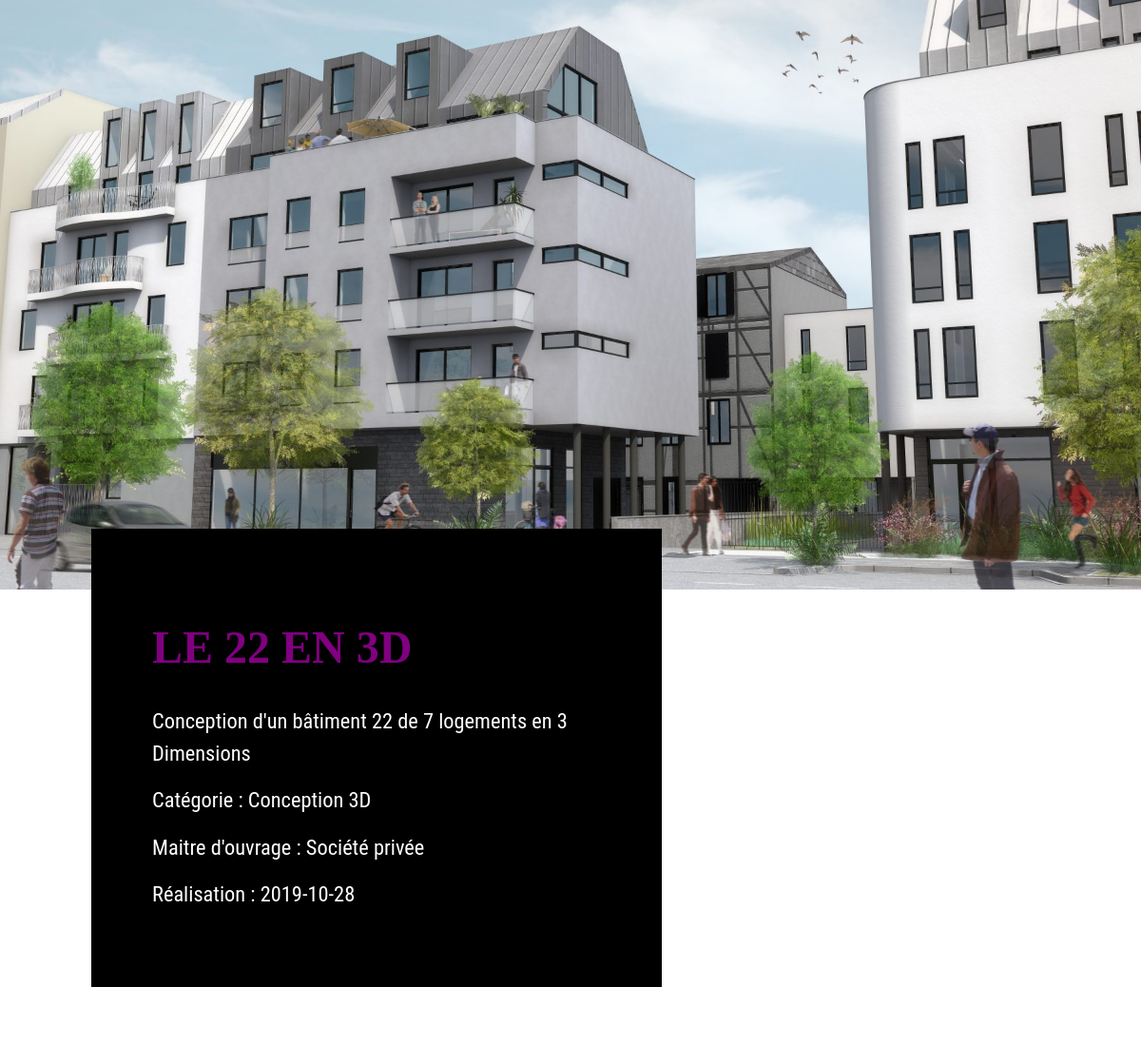
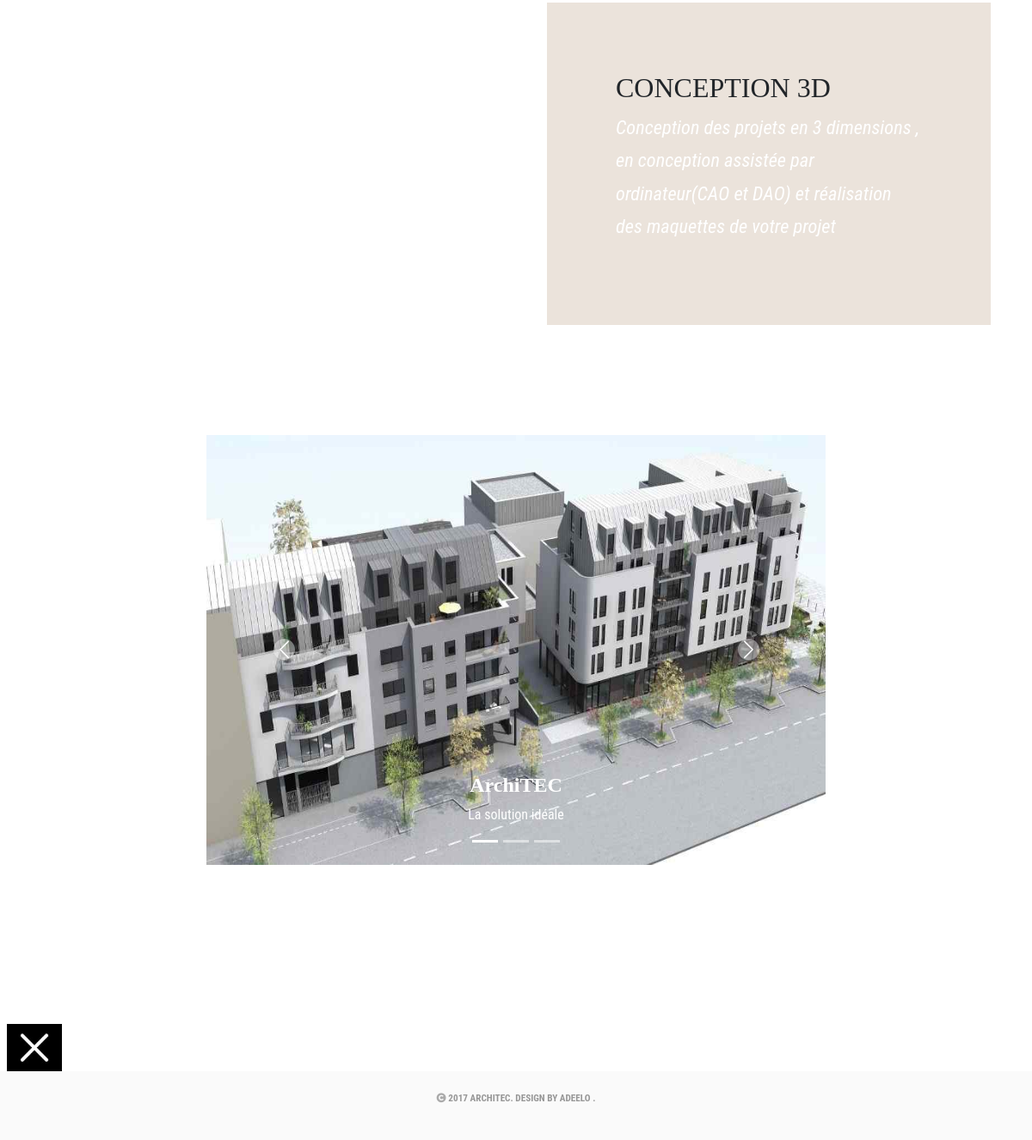
Screenshot of /src/frontOffice/infoProjet.php?id=9 with the database file from the repository (2 pictures, top to bottom).
### tables this page shows
CREATE TABLE `projets` (
  `pro_id` int(11) NOT NULL,
  `pro_title` varchar(150) NOT NULL,
  `pro_description` varchar(255) NOT NULL,
  `img_name` varchar(150) NOT NULL,
  `pro_date` date NOT NULL,
  `pro_owner` varchar(150) NOT NULL,
  `pro_category` int(11) NOT NULL
);

CREATE TABLE `category` (
  `cat_id` int(11) NOT NULL,
  `cat_title` varchar(50) NOT NULL,
  `cat_description` varchar(255) NOT NULL,
  `cat_img` varchar(150) NOT NULL
);

### src/frontOffice/infoProjet.php (called while the page is built, shortened)
<?php
require('../../lib/bdd.php');
$idProjet = $_GET['id'];
$dbh = dbConnexion();
$Projet = dbSelectOne($dbh ,"SELECT projets.*, category.cat_title, category.cat_description
                        FROM `projets`
                            JOIN `category`
                        ON projets.pro_category = category.cat_id
                            WHERE `pro_id` = :id", ['id' => $idProjet]);
$photos = dbSelectAll($dbh, "SELECT photos.*, photos.photo_name
                                FROM `photos`
                                    JOIN `projets`
            	                ON photos.photo_projet = projets.pro_id
                                    WHERE `pro_id` = :id", ['id' => $idProjet]);
if(!isset($photo1) && !isset($photo2) && !isset($photo3)) {
    $photo1 = $photos[0];
}
include('../../views/frontOffice/'. LAYOUT . '.phtml');

### lib/bdd.php (called while the page is built, shortened)
<?php
function dbSelectAll(PDO $dbh , string $sql, array $params = []) : array
{
    $sth = $dbh->prepare($sql);
    $sth->execute($params);
    return $sth->fetchAll(PDO::FETCH_ASSOC);
}
function dbSelectOne(PDO $dbh , string $sql, array $params = [])
{
    $sth = $dbh->prepare($sql);
    $sth->execute($params);
    return $sth->fetch(PDO::FETCH_ASSOC);
}

### views/frontOffice/infoProjet.phtml (the view, shortened to what this page needs)
<?php require_once('_header.phtml'); ?>
<main class="containerProjet">
    <?php if(!isset($_GET['id']) && $_GET['id'] <= 0 && $Projet['img_name'] == ''): ?>
        <p>Désolé, aucun Projet correspond à votre recherche.</p>
    <?php else: ?>
        <img src="../../assets/images/image_principale/<?= $Projet['img_name'] ?>" class="imageProjet" alt="image principale du projet">
        <article class="descriptionProjet">
            <h1><?= htmlspecialchars($Projet['pro_title']) ?></h1>
            <p><?= htmlspecialchars($Projet['pro_description']) ?></p>
            <p>Catégorie : <?= htmlspecialchars($Projet['cat_title']) ?></p>
            <p>Maitre d'ouvrage : <?= htmlspecialchars($Projet['pro_owner']) ?></p>
            <p>Réalisation : <?= htmlspecialchars($Projet['pro_date']) ?></p>
        </article>
        <article class="descriptionCategorie">
            <h2><?= htmlspecialchars($Projet['cat_title']) ?></h2>
            <p><?= htmlspecialchars($Projet['cat_description']) ?></p>
        </article>
    <?php endif; ?>
    <?php if(!isset($photo1) && !isset($photo2) && !isset($photo3)) : ?>
        <p>Désolé, Nous n'avons pas encore rajouter des photos démonstratives de ce projet.</p>
    <?php else: ?>
        <div id="demo" class="carousel slide" data-bs-ride="carousel">
            <div class="carousel-indicators">
                <button type="button" data-bs-target="#demo" data-bs-slide-to="0" class="active"></button>
                <button type="button" data-bs-target="#demo" data-bs-slide-to="1"></button>
                <button type="button" data-bs-target="#demo" data-bs-slide-to="2"></button>
            </div>
            <div class="carousel-inner">
                <div class="carousel-item active">
                    <img src="../../uploads/img_projets/<?= $photo1['photo_name'] ?>" alt="photo projet" class="d-block">
                    <div class="carousel-caption">
                        <h3>ArchiTEC</h3>
                        <p>La solution idéale</p>
                    </div>
                </div>
            </div>
            <button class="carousel-control-prev" type="button" data-bs-target="#demo" data-bs-slide="prev">
                <span class="carousel-control-prev-icon"></span>
            </button>
            <button class="carousel-control-next" type="button" data-bs-target="#demo" data-bs-slide="next">
                <span class="carousel-control-next-icon"></span>
            </button>
        </div>
    <?php endif; ?>
    <button  id="myBtn1" title="changer de page"><img src="../../assets/images/img_picto/cursorClose.jpg"></button>
</main>
<?php require_once('_footer.phtml'); ?>

### assets/css/styleFront.css (style rules this page uses)
:root { --bg-form: #ebe3db; --bg-nav: #000; --bg-header: #FFF; --button: #FA2; --link-burger: #2b2b2b; --color-border: #3c3c3b; --trait: #818181; --hover: purple; --bg-footer: #f7f7f7a3; --colorH2: #55b49c; --grey: #aaa; --purple: purple; --activity: #eee; --olive: #333; --hover: #f1f1f1; --red: red; }
body { padding:0; margin:0; overflow-x:0; }
img { max-width: 100%; width: auto; height: auto; }
.containerProjet { padding: 1rem; height: auto; width: 100%; }
.imageProjet { width: 100%; }
#myBtn1 { position: fixed; bottom: 5rem; width:4rem; left: .5rem; z-index: 99; border: none; outline: none; cursor: pointer; padding: 0; }
.descriptionProjet { left: 2rem; position: relative; top: -4rem; background-color: var(--bg-nav); color: var(--bg-header); padding: 2rem; width: 90%; }
.descriptionProjet h1 { font-family: 'Hurricane', cursive; font-size: 1.6rem; font-weight: bold; text-transform: uppercase; color: var(--purple); }
.descriptionProjet p { font-size:0.9rem; }
.descriptionCategorie { background-color: var(--bg-form); padding: 1rem 2rem 1.5rem 2rem; margin-bottom: 2rem; }
.descriptionCategorie h2 { font-family: 'Hurricane', cursive; font-size: 1.5rem; text-transform: uppercase; }
.descriptionCategorie p { font-size: 1rem; color: var(--bg-header); font-style: italic; line-height: 1.7; }
.carousel-inner { width: 100%; height:300px; margin: 2rem auto; }
.carousel-item { height:318px; }
.carousel-item img { height:300px; }
.containerProjet .carousel-control-prev { top: 0; opacity:1; }
.containerProjet .carousel-control-next { top: 0; opacity:1; }
.containerProjet h3 { font-family: 'Hurricane', cursive; font-size:1.5rem; font-weight:700; color:white; }
.carousel-caption p { font-size:1rem; }
.containerProjet .carousel-control-prev-icon { background-color: rgba(255,255,255,0.4); border-radius:50%; width:25px; height:25px; }
.containerProjet .carousel-control-next-icon { background-color: rgba(255,255,255,0.4); border-radius:50%; width:25px; height:25px; }
.d-block { width:100%; }
@media screen and (min-width: 780px) { .containerProjet { padding:0; } }
@media screen and (min-width: 780px) { .descriptionProjet { width:60%; } }
@media screen and (min-width: 780px) { .descriptionProjet h1 { font-size:2rem; } }
@media screen and (min-width: 780px) { .descriptionProjet p { font-size:1.1rem; } }
@media screen and (min-width: 780px) { .descriptionCategorie { width: 55%; margin-left: 34%; font-size: 1.5rem; margin-top: 1rem; padding:3rem; } }
@media screen and (min-width: 780px) { .descriptionCategorie h2 { font-size:1.7rem; } }
@media screen and (min-width: 780px) { .carousel-inner { width:60%; margin-top: 6rem; } }
@media screen and (min-width: 780px) { .containerProjet .carousel-control-next { right:8rem; } }
@media screen and (min-width: 780px) { .containerProjet .carousel-control-prev { left:8rem; } }
@media screen and (min-width: 1024px) { .descriptionProjet { width:50%; padding:4rem; left:6rem; } }
@media screen and (min-width: 1024px) { .descriptionProjet h1 { font-size:3rem; } }
@media screen and (min-width: 1024px) { .descriptionProjet p, .descriptionCategorie p { font-size:1.4rem; } }
@media screen and (min-width: 1024px) { .descriptionCategorie { width: 43%; margin-left: 53%; margin-top: 0; padding:5rem; } }
@media screen and (min-width: 1024px) { .descriptionCategorie h2 { font-size:2rem; } }
@media screen and (min-width: 1024px) { .carousel-inner { width:60%; height:500px; margin-top: 8rem; } }
@media screen and (min-width: 1024px) { .containerProjet .carousel-control-next { right:15rem; } }
@media screen and (min-width: 1024px) { .containerProjet .carousel-control-prev { left:15rem; } }
@media screen and (min-width: 1024px) { .carousel-item img { height:500px; } }
@media screen and (min-width: 1024px) { .carousel-caption { bottom: -10.75rem; } }

### rows the page displays
projets: img_name (picture), pro_title "LE 22 EN 3D", pro_description "Conception d'un bâtiment 22 de 7 logements en 3 Dimensions", pro_category.cat_title "Conception 3D", pro_owner "Société privée", pro_date "2019-10-28", pro_category.cat_title "CONCEPTION 3D", pro_category.cat_description "Conception des projets en 3 dimensions , en conception assistée par ordinateur(CAO et DAO) et réalisation des maquettes de votre projet"
